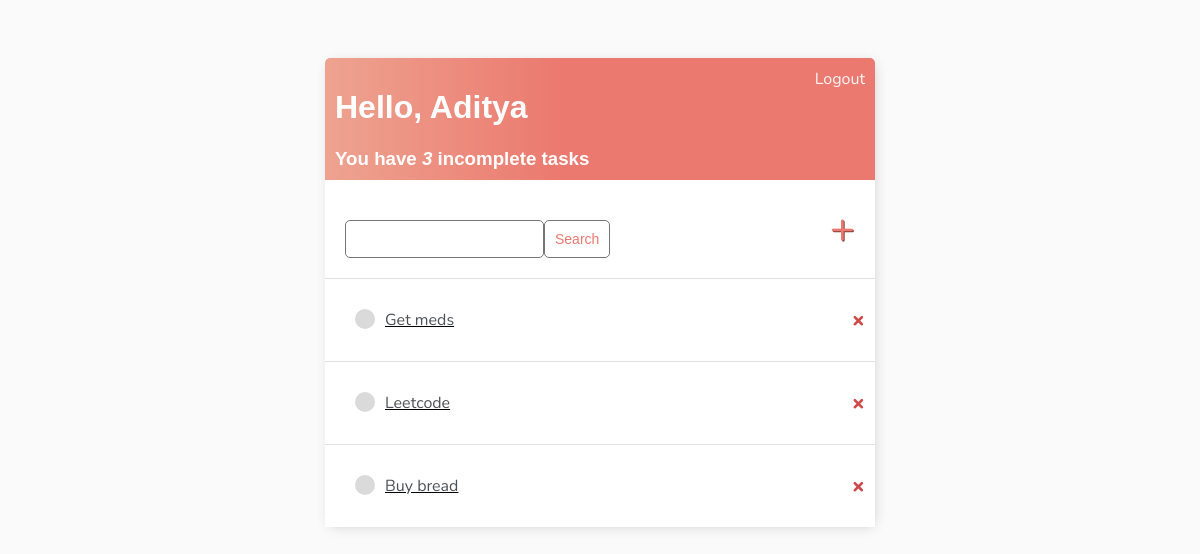
Page / (signed in) on the earlier database version.
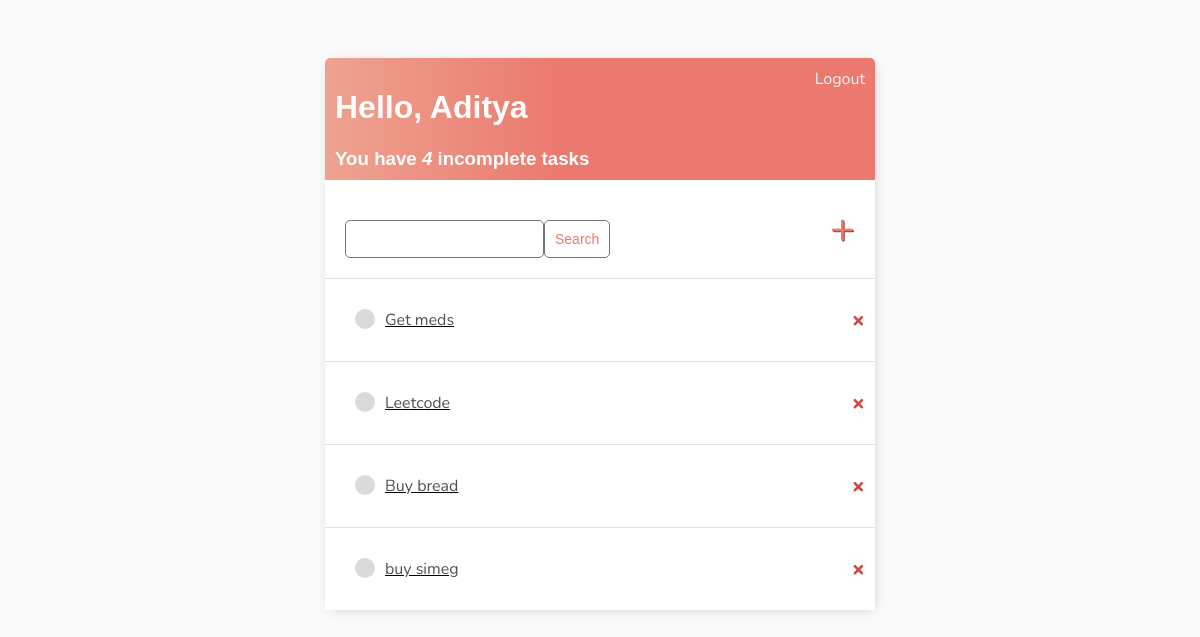
Same page on the later database version.
### base/models.py (models this page shows)
class Task(models.Model):
    user = models.ForeignKey(User, on_delete=models.CASCADE, null=True, blank=True)
    title = models.CharField(max_length=200)
    description = models.TextField(null=True, blank = True)
    complete = models.BooleanField(default=False)
    created = models.DateTimeField(auto_now_add = True)
    def __str__(self) -> str:
        return self.title
    class Meta:
        ordering = ['complete']

### base/views.py (the view)
# urls.py: path('', views.TaskListView.as_view(), name = 'tasks'),
class TaskListView(LoginRequiredMixin, ListView):
    model = Task
    context_object_name = 'tasks'
    def get_context_data(self, **kwargs):
        context = super().get_context_data(**kwargs)
        context['tasks'] = context['tasks'].filter(user= self.request.user)
        context['count'] = context['tasks'].filter(complete = False).count()
        search_input = self.request.GET.get('search-area') or ''
        if search_input:
            context['tasks'] = context['tasks'].filter(title__icontains = search_input)
        context['search_input'] =search_input
        return context

### base/templates/base/task_list.html
 {% extends 'base/main.html' %}
{% block content %}
<div class = "header-bar">
    <div>
        <h1> Hello, {{request.user|title}} </h1>
        <h3 style = "margin:0"> You have <i>{{count}}</i> incomplete task{{count|pluralize:"s" }}</h3>
    </div>
{% if request.user.is_authenticated %}
    <a href = "{% url 'logout' %}"> Logout </a>
{% else %}
    <a href = "{% url 'login' %}"> Login </a>
{% endif %}
</div>
<div id = "search-add-wrapper">
    <form method = "GET" style="margin-top: 20px; display:flex;">
        <input type= 'text' name= 'search-area' value = {{search_input}}>
        <input class="button" type = 'submit' value= 'Search'>
    </form>
    <a id="add-link" href = "{% url 'task-create' %}">&#x2b;</a>
</div>
<div class = "task-items-wrapper">
    {% for task in tasks %}
        <div class="task-wrapper">
            {% if task.complete %}
                <div class="task-title">
                    <div class = "task-complete-icon"></div>
                        <i><u><s><a href ="{% url 'task-update' task.id %}">{{task}} </a></s></u> </i>
                </div>
            {% else %}
            <div class="task-title">
                <div class = "task-incomplete-icon"></div>
                    <u><a href ="{% url 'task-update' task.id %}">{{task}} </a></u>
            </div>
            {% endif %}
            <a class="delete-link" href = "{% url 'task-delete' task.id %}"> &#215;</a>
        </div>
    {% empty %}
        <h3>No items</h3>
    {% endfor %}
</div>
{% endblock content%}

Differences in the rows shown:
added Task: title "buy simeg"
Other differences:
{{ count }}: "3" → "4"
